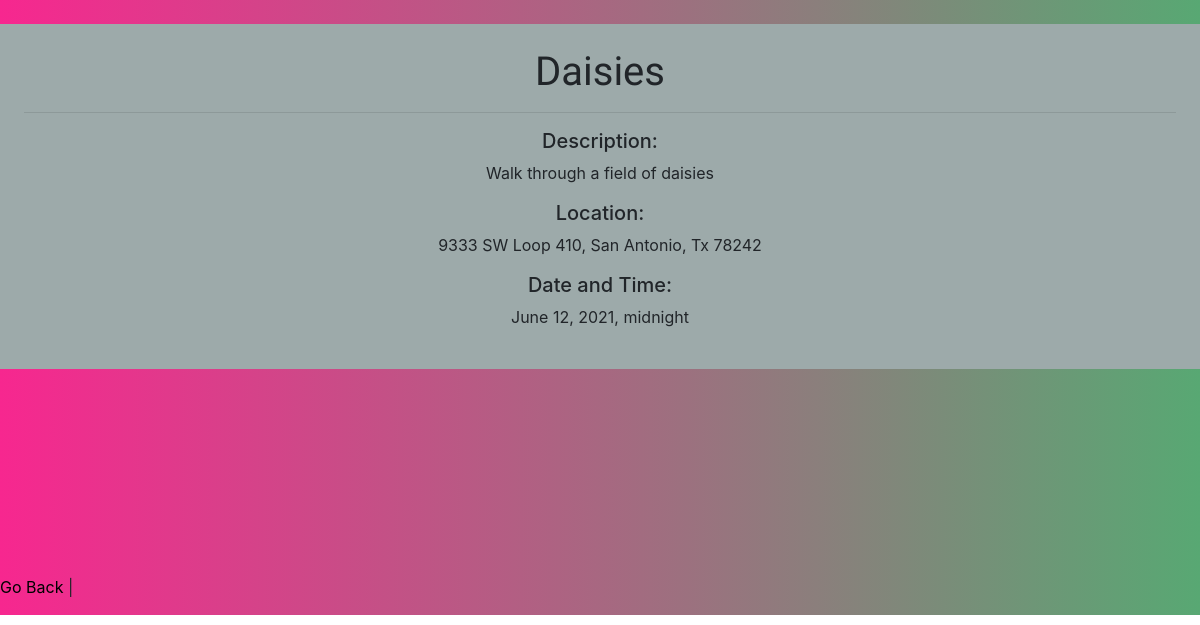
Page /one_event/26 (signed in) on the committed database.
### schedule_app/models.py (models this page shows, shortened)
class Event(models.Model):
    title = models.CharField(max_length=255)
    description = models.CharField(max_length=255)
    location = models.CharField(max_length=100)
    date_time = models.DateTimeField('01-02-2021')
    user_likes = models.ManyToManyField(User, related_name='liked_events')
    user = models.ForeignKey(
        User, related_name='schedules', on_delete=models.CASCADE)

### schedule_app/views.py (the view)
# urls.py: path('one_event/<int:id>', views.one_event),
def one_event(request, id):
    if "user_id" not in request.session:
        return redirect('/')
    one_event = Event.objects.get(id=id)
    context = {
        'event': one_event
    }
    return render(request, "event.html", context)

### schedule_app/templates/event.html (shortened to what this page needs)
<!DOCTYPE html>
<html lang="en">
  <head>
    <link
      rel="stylesheet"
      href="https://cdn.jsdelivr.net/npm/bootstrap@4.6.0/dist/css/bootstrap.min.css"
    />
    {% load static %}
    <link rel="stylesheet" href="{% static 'styles.css'%}" />
  </head>
  <body>
    <br />
    <div id="w3-sm">
    <div class="w3-container p-4" style="background: rgb(157, 170, 170)">
        <div class="inner-sm">
            <h3 class="font-effect-fire">{{ event.title }}</h3>
      <hr>
            <h5>Description:</h5>
            <p>{{ event.description }}</p>
            <h5>Location:</h5>
            <p>{{ event.location }}</p>
            <h5>Date and Time:</h5>
            <p>{{ event.date_time }}</p>
        </div>
    </div>
    <div class="lower">
        <iframe class="map-sm" width="350"  height="200" frameborder="0" style="border:0"  src="https://www.google.com/maps/embed/v1/place?key=AIzaSyD5yitrheqc5MQbu2iS3bY6ut7mo4asqT4&q={{event.location}}" allowfullscreen>
        </iframe>
    </div>
    <a href="/welcome" style="color: black">Go Back</a> |
  </body>
</html>

### schedule_app/static/styles.css (style rules this page uses)
body { background: #f79327; background: linear-gradient(to right, #f7278f, #58a873); background-repeat: no-repeat; background-size: cover; width: 100%; height: 100%; }
.inner-sm, .lead-md { text-align: center; }
h3 { font-family: "Sofia", sans-serif; font-size: 40px; }
#w3-sm { border-radius: 25px; justify-content: center; }

### rows in the picture
Event: title "Daisies", description "Walk through a field of daisies", location "9333 SW Loop 410, San Antonio, Tx 78242", date_time "June 12, 2021, midnight"
